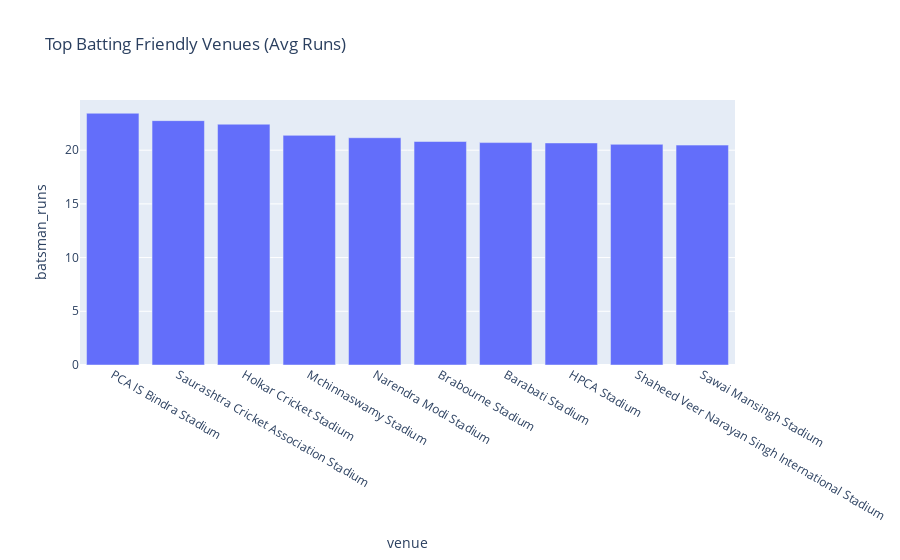

The code cell stored with this chart in its notebook:
### Code cell
venue_avg_runs = (
    batsman_match_runs.merge(
        ipl[["match_id", "venue"]].drop_duplicates(),
        on="match_id"
    )
    .groupby("venue")["batsman_runs"]
    .mean()
    .sort_values(ascending=False)
    .reset_index()
)

px.bar(
    venue_avg_runs.head(10),
    x="venue",
    y="batsman_runs",
    title="Top Batting Friendly Venues (Avg Runs)"
).show()

### Figure 1 — Plotly figure (JSON) as saved in the notebook; plotly's stock layout.template omitted (floating-point values rounded to 4 significant figures)
{"data": [{"hovertemplate": "venue=%{x}<br>batsman_runs=%{y}<extra></extra>", "legendgroup": "", "marker": {"color": "#636efa", "pattern": {"shape": ""}}, "name": "", "orientation": "v", "showlegend": false, "textposition": "auto", "type": "bar", "x": ["PCA IS Bindra Stadium", "Saurashtra Cricket Association Stadium", "Holkar Cricket Stadium", "Mchinnaswamy Stadium", "Narendra Modi Stadium", "Brabourne Stadium", "Barabati Stadium", "HPCA Stadium", "Shaheed Veer Narayan Singh International Stadium", "Sawai Mansingh Stadium"], "xaxis": "x", "y": [23.44, 22.75, 22.42, 21.38, 21.16, 20.81, 20.71, 20.67, 20.54, 20.47], "yaxis": "y"}], "layout": {"barmode": "relative", "legend": {"tracegroupgap": 0}, "title": {"text": "Top Batting Friendly Venues (Avg Runs)"}, "xaxis": {"anchor": "y", "domain": [0, 1], "title": {"text": "venue"}}, "yaxis": {"anchor": "x", "domain": [0, 1], "title": {"text": "batsman_runs"}}}}
